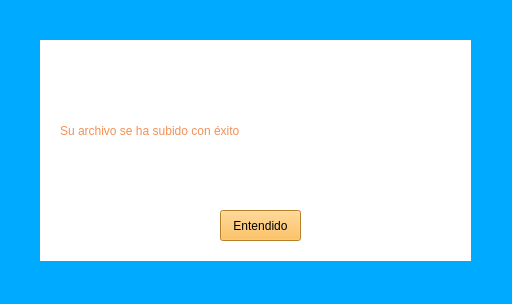
<?xml version="1.0" encoding="UTF-8"?>
<ui version="4.0">
 <class>matriMate</class>
 <widget class="QWidget" name="matriMate">
  <property name="geometry">
   <rect>
    <x>0</x>
    <y>0</y>
    <width>512</width>
    <height>304</height>
   </rect>
  </property>
  <property name="windowTitle">
   <string>Form</string>
  </property>
  <property name="styleSheet">
   <string notr="true">background-color: rgb(0, 170, 255);</string>
  </property>
  <widget class="QLabel" name="label">
   <property name="geometry">
    <rect>
     <x>40</x>
     <y>40</y>
     <width>431</width>
     <height>221</height>
    </rect>
   </property>
   <property name="styleSheet">
    <string notr="true">background-color: rgb(255, 255, 255);</string>
   </property>
   <property name="text">
    <string/>
   </property>
  </widget>
  <widget class="QLabel" name="label_2">
   <property name="geometry">
    <rect>
     <x>60</x>
     <y>120</y>
     <width>381</width>
     <height>21</height>
    </rect>
   </property>
   <property name="styleSheet">
    <string notr="true">color: rgb(242, 144, 87);
font: 700 18pt &quot;Segoe UI&quot;;

background-color: rgb(255, 255, 255);
</string>
   </property>
   <property name="text">
    <string>Su archivo se ha subido con éxito</string>
   </property>
  </widget>
  <widget class="QPushButton" name="botonEntendidoArchivo">
   <property name="geometry">
    <rect>
     <x>220</x>
     <y>210</y>
     <width>81</width>
     <height>31</height>
    </rect>
   </property>
   <property name="styleSheet">
    <string notr="true">font: 700 10pt &quot;Segoe UI&quot;;
background-color: rgb(255, 179, 56);</string>
   </property>
   <property name="text">
    <string>Entendido</string>
   </property>
  </widget>
 </widget>
 <resources/>
 <connections/>
</ui>
